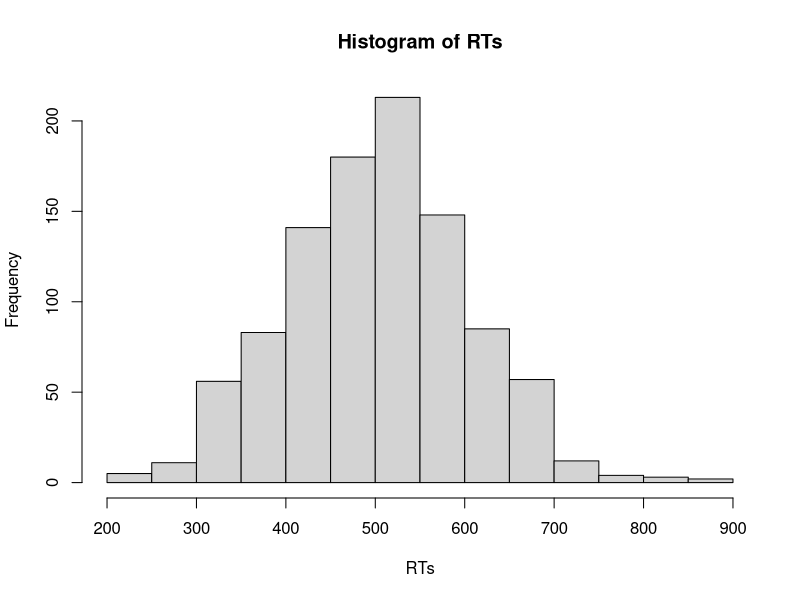
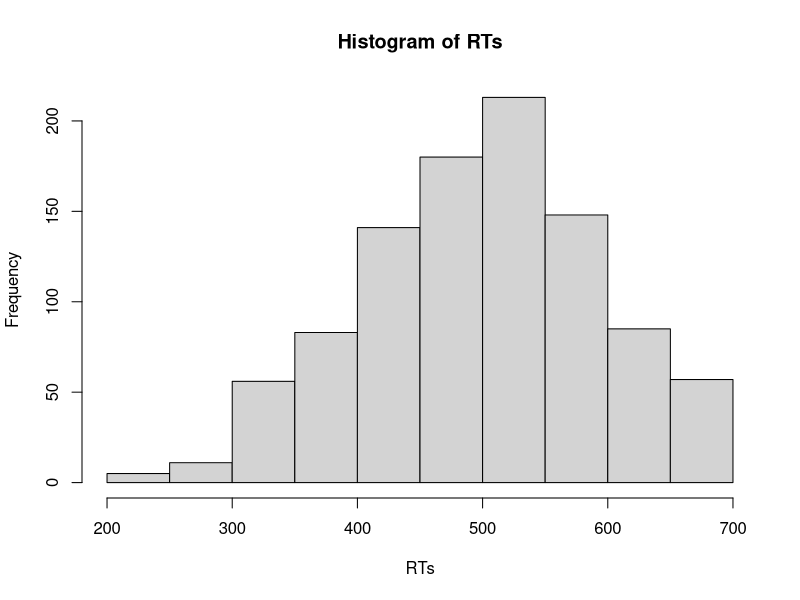
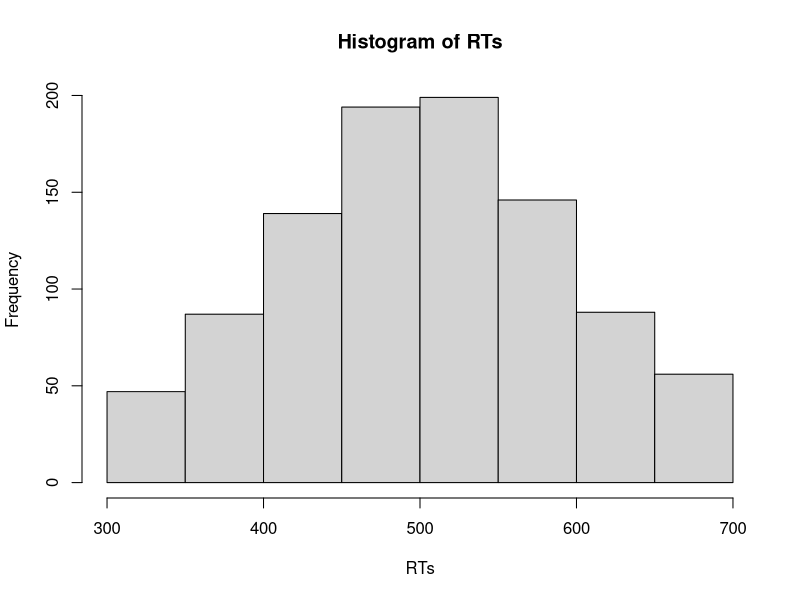

Write R code to recreate these figures, in order.
## ---- chunk 1
2.5 * 10
2.5 + (9 / 4)
## ---- chunk 2
# Hier werden zwei Variablen - x und y - definiert
x <- 2
y <- 3
## ---- chunk 3
x
## ---- chunk 4
x + y

x * y
## ---- chunk 5
z <- x * 10
## ---- chunk 6
x

z
## ---- chunk 7
# Beispiele für gute Variablennamen

durchschnittliches_Alter <- 23

MW_Alter <- 23

durchschnittliches_Evaluationsergebnis_KursA <- 2

MW_Evaluationsergebnis_KursA <- 2
## ---- chunk 8
round(0.0249, 3)
## ---- chunk 9
round(x = 0.0249, digits = 3)
## ---- chunk 10
round(digits = 3, x = 0.0249)
## ---- chunk 11
round(0.0249, 3)

round(0.0249)
## ---- chunk 12
Vektor_numeric <- c(1, 2, 3, 4, 5, 6:10)
## ---- chunk 13
mode(Vektor_numeric)
## ---- chunk 14
Vektor_numeric * 2
## ---- chunk 15
punkte_MC_Fragen <- c(5, 2, 2, 4, 3, 2, 1, 0, 1, 4)

punkte_offene_Fragen <- c(3, 4, 5, 0, 2, 3, 1, 3, 5, 1)

klausurergebnis <- punkte_MC_Fragen + punkte_offene_Fragen

klausurergebnis
## ---- chunk 16
"Alpha" 

'Beta'

Vektor_character <- c("Lea", "Luke", "Han", "Chewy") 

mode(Vektor_character)
## ---- chunk 17
Geschlecht <- c("männlich", "weiblich", "weiblich", "divers", "weiblich")

Studienfach <- c("Psychologie", "Medizin", "Informatik", "Sportwissenschaft", "Biologie")
## ---- chunk 18
TRUE 

FALSE

Vektor_logical <- c(TRUE, TRUE, FALSE, TRUE) 

mode(Vektor_logical)
## ---- chunk 19
# Hier wird festgehalten, welche Versuchspersonen (id) die Studie 
# vollständig abgeschlossen haben (Studie_abgeschlossen)

id <- 1:10

Studie_abgeschlossen <- c(TRUE, TRUE, FALSE, TRUE, TRUE, FALSE, FALSE, TRUE, TRUE, TRUE) 
## ---- chunk 20
## Logisches UND (&)

TRUE & TRUE

TRUE & FALSE

FALSE & FALSE
## ---- chunk 21
## Logisches ODER (|)

TRUE | TRUE

TRUE | FALSE

FALSE | FALSE
## ---- chunk 22
## Logisches NICHT (!)

!TRUE

!FALSE
## ---- chunk 23
!TRUE & FALSE | TRUE

!TRUE & (FALSE | TRUE)
## ---- chunk 24
Bedingung <- c (0, 1, 1, 0, 1, 0, 0, 1)

Vektor_factor <- factor(x = Bedingung, 
                        levels = c(0, 1),
                        labels = c("Kontrollgruppe", "Experimentalgruppe"))

Vektor_factor

mode(Vektor_factor)
## ---- chunk 25
alter <- c(21, 25, 29, 24, NA, 19, 23, 24, 20)
## ---- chunk 26
daten <- c(3, 7, 9, 0, 1, 1, 4, 5)

# Hier wird das dritte Element ausgewählt

daten[3]
## ---- chunk 27
# Hier werden alle Elemente außer dem dritten ausgewählt

daten[-3]
## ---- chunk 28
# Hier werden die Elemente 2, 3, 4 und 5 ausgewählt

daten[2:5]
## ---- chunk 29
# Hier werden die Elemente 2 und 7 ausgewählt

daten[c(2, 7)]
## ---- chunk 30
ausgewaehlte_daten <- daten[c(2, 7)]
## ---- chunk 31
alter <- c(20, 21, 18, 25, 32, 17, 65, 22)

alter >= 18
## ---- chunk 32
# Hier überprüfen wir, welche Versuchspersonen jünger als 18 Jahre sind

alter < 18

# Wir können auch überprüfen, welche Versuchspersonen genau 18 Jahre sind

alter == 18
## ---- chunk 33
# Hier wird überprüft, welche Versuchspersonen Psychologie studieren...

Studienfach <- c("Psychologie", "Medizin", "Informatik", "Sportwissenschaft", "Biologie")

Studienfach == "Psychologie"

# ...bzw. welche nicht.

Studienfach != "Psychologie"
## ---- chunk 34
Bedingung <- c (0, 1, 1, 0, 1, 0, 0, 1)

Bedingung <- factor(x = Bedingung, 
                        levels = c(0, 1),
                        labels = c("Kontrollgruppe", "Experimentalgruppe"))

# Hier wird überprüft, welche Versuchspersonen der Experimentalgruppe angehören

Bedingung == "Experimentalgruppe"
## ---- chunk 35
Testwerte <- c(80, 57, 93, 85, 72, 65, -9)

Testwerte == -9
## ---- chunk 36
fehlende_Werte <- Testwerte == -9
## ---- chunk 37
Testwerte[fehlende_Werte] <- NA

# Hier wurde der Werte -9 durch NA ersetzt:

Testwerte
## ---- chunk 38
# Als erstes werden 1000 Trials einer Versuchsperson simuliert

RTs <- rnorm(n = 1000, mean = 500, sd = 100)

# Histogram für die simulierten Daten

hist(RTs)

# Der folgende Vektor gibt an, welche Reaktionszeiten länger 700 ms sind

Ausreisser <- RTs > 700

# und hier werden sie durch einen `NA` ersetzt (d.h. gelöscht)

RTs[Ausreisser] <- NA

# Histogram für die Daten ohne Ausreißer

hist(RTs)
## ---- chunk 39
RTs <- rnorm(n = 1000, mean = 500, sd = 100)

# Hier wird der logische Vergleich direkt als Index von RTs genutzt.

RTs[RTs > 700] <- NA
## ---- chunk 40
RTs <- rnorm(n = 1000, mean = 500, sd = 100)

# Hier wird der logische Vergleich direkt als Index von RTs genutzt.

RTs[RTs > 700] <- 700
## ---- chunk 41
# Als erstes werden 1000 Trials einer Versuchsperson simuliert

RTs <- rnorm(n = 1000, mean = 500, sd = 100)

# Dann werden untere und obere Grenzen als Variablen definiert. Dies hat den
# Vorteil, dass Sie einfach diese Variablen im Code anpassen können, wenn Sie 
# die Kriterien zur Ausreißeranalyse anpassen möchten.

untere_Grenze <- 300
obere_Grenze <- 700

# In diesem Vektor von Reaktionszeiten werden alle RTs, die schneller als 300 ms
# oder länger als 700 ms sind, entfernt. Dazu wird der logische ODER-Operator 
# benötigt; es sollen solche Trials identifiziert werden, die < 300 ms ODER 
# > 700 ms sind.

Ausreisser <- (RTs > obere_Grenze | RTs < untere_Grenze)


RTs[Ausreisser] <- NA

# Im Histogramm ist zu sehen, dass sowohl sehr schnelle als auch sehr langsame
# Trials aus den Daten entfernt wurden.

hist(RTs)
